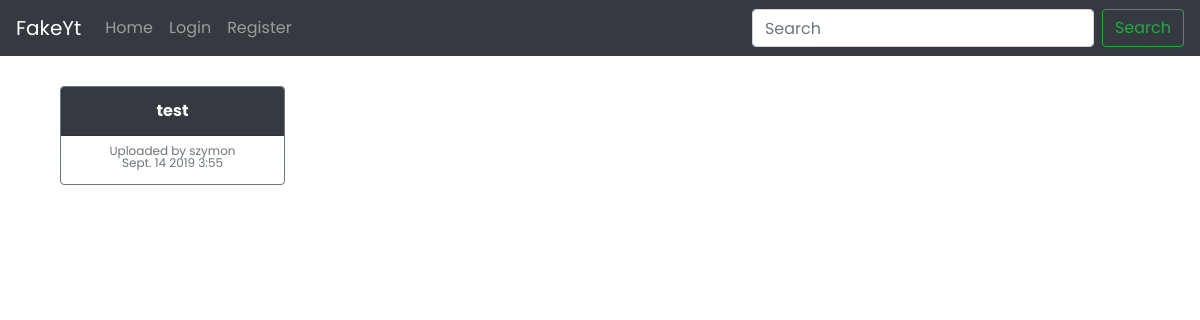
The app's page /, older data.
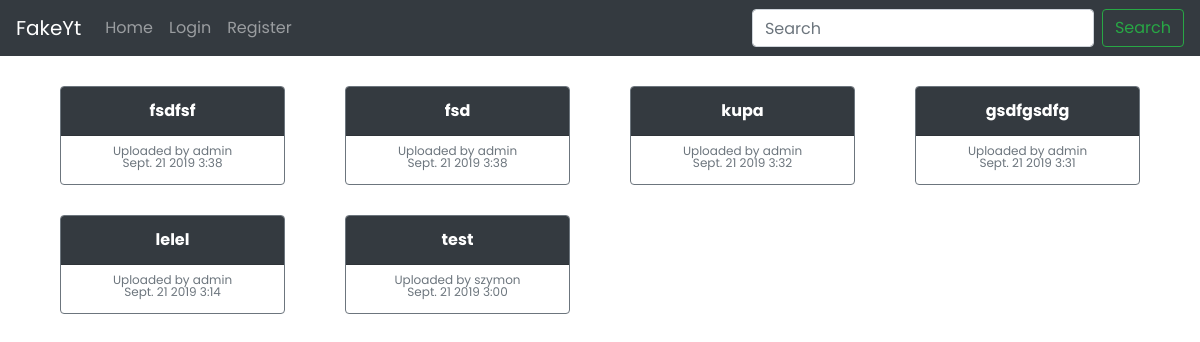
The same page, newer data.
### youtube/models.py (models this page shows, shortened)
class Video(models.Model):
    title = models.CharField(max_length=100)
    description = models.TextField(blank=True)
    file = models.FileField(upload_to=get_file_path, blank=False, null=True, validators=[
                            FileValidator(content_types=('video/mp4', 'video/webm',))])
    date_added = models.DateTimeField(blank=False, null=False, auto_now=True)
    user = models.ForeignKey('auth.User', on_delete=models.CASCADE,
                             related_name='videos',
                             )
    views = models.BigIntegerField(default=0, null=False, blank=True)

### youtube/views.py (the view)
# urls.py: path('', views.HomeView.as_view(), name='home'),
class HomeView(generic.ListView):
    template_name = 'youtube/home.html'
    def get_queryset(self):
        recent_videos = Video.objects.order_by('-date_added')[:8]
        return recent_videos

### youtube/templates/youtube/home.html (shortened to what this page needs)
{% extends "base.html" %}
{% block body %}
<div class="row card-deck">
    {% for video in object_list %}
    {% include "youtube/video_list_item.html" with video=video %}
    {% endfor %}
</div>
{% endblock %}

### templates/base.html (shortened to what this page needs)
<!DOCTYPE html>
{% load static %}
<html>
    <head>
        <link rel="stylesheet" href="https://stackpath.bootstrapcdn.com/bootstrap/4.3.1/css/bootstrap.min.css">
        <link rel="stylesheet" href="{% static "css/style.css" %}" type="text/css">
    </head>
    <body>
        {% include "navbar.html" %}
        <div class="container">
            {% block body %}
            {% endblock %}
        </div>
    </body>
</html>

### templates/navbar.html
<nav class="navbar navbar-expand-lg navbar-dark bg-dark">
    <a class="navbar-brand" href="{% url 'home' %}">FakeYt</a>
    <div class="collapse navbar-collapse" id="navbarNav">
        <ul class="navbar-nav mr-auto">
            <li class="nav-item"><a class="nav-link" href="{% url 'home' %}">Home</a></li>
            {% if user.is_authenticated %}
            <li class="nav-item"><a class="nav-link" href="{% url 'logout' %}">Logout</a></li>
            <li class="nav-item"><a class="nav-link" href="{% url 'add_video' %}">Add Video</a></li>
            {% else %}
            <li class="nav-item"><a class="nav-link" href="{% url 'login' %}">Login</a></li>
            <li class="nav-item"><a class="nav-link" href="{% url 'register' %}">Register</a></li>
            {% endif %}
        </ul>
        <form class="form-inline" action='/search/'>
            <input class="form-control mr-sm-2" type="search" name="q" placeholder="Search" aria-label="Search">
            <button class="btn btn-outline-success my-2 my-sm-0" type="submit">Search</button>
        </form>
    </div>
</nav>

### youtube/templates/youtube/messages.html (shortened to what this page needs)
{% load custom_tags %}

### youtube/templates/youtube/video_list_item.html
{% load custom_tags %}
<div class="col-md-3">
    <a href="{% url 'video' video.id %}">
    <div class="card text-center border-secondary video-list-item">
        <div class="card-header text-white bg-dark">
            <b>{{video.title}}</b>
        </div>
        <div class="card-body">
            <p class="card-subtitle text-muted">Uploaded by {{video.user.username}}</p>
            <p class="card-subtitle text-muted">{{video.date_added|date:"N j Y G:i"}}</p>
        </div>
    </div>
    </a>
</div>

### static/css/style.css (style rules this page uses)
html, body { height: 100%; width: 100%; font-family: 'Poppins', sans-serif; color: #222; }
a { color: inherit; }
.video-list-item, .video-player { margin-top: 30px; font-size: 12px; }
.video-list-item .card-body { padding: 12px; }
.video-list-item .card-header { font-size: 16px; }

Row changes from the older to the newer data that the page shows:
added Video: title "fsdfsf", user.username "admin", date_added "Sept. 21 2019 3:38"
added Video: title "fsd", user.username "admin", date_added "Sept. 21 2019 3:38"
added Video: title "kupa", user.username "admin", date_added "Sept. 21 2019 3:32"
added Video: title "gsdfgsdfg", user.username "admin", date_added "Sept. 21 2019 3:31"
added Video: title "lelel", user.username "admin", date_added "Sept. 21 2019 3:14"
changed Video "test": date_added "Sept. 14 2019 3:55" → "Sept. 21 2019 3:00"
